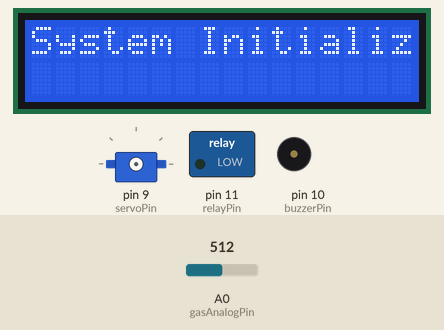
A sketch run on a simulated Arduino Uno, built with avr-gcc and run on an emulated ATmega328P. Parts: 16×2 character LCD, servo, switched loads named in the sketch (green lamp = pin HIGH), buzzer (waves = sounding, pin HIGH). The inputs (shaded band) are chosen by the test bench; at power-on: A0 (gasAnalogPin) = 512. The modem accepts every AT command (registered, SIM ready, sends succeed) and sends nothing else; what the sketch prints to the serial monitor is not drawn.

Above: at 0.1 s.
At 2.1 s:
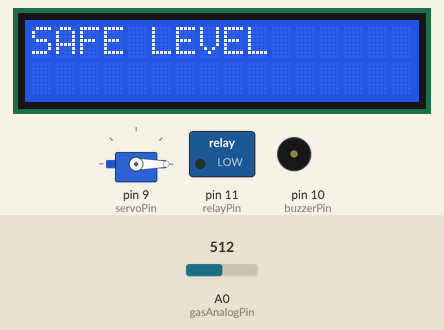
At 3.08 s:
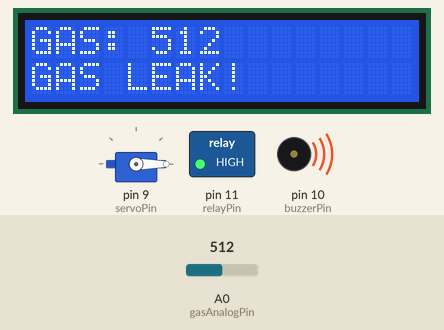
At 3.53 s:
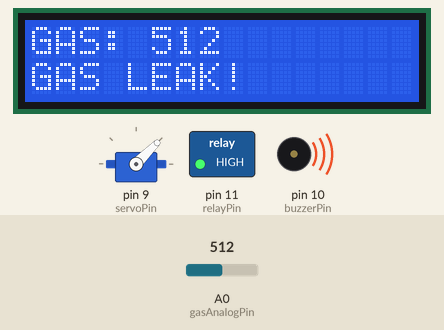
At 4.0 s:
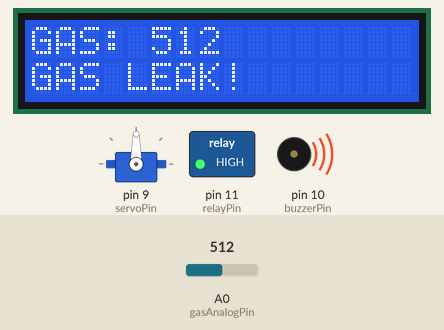
Timing chart, 0 to 5.5 s (numbered marks = the images above):
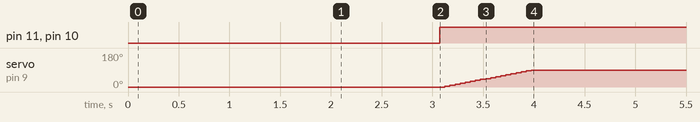

The sketch:

GasLeakDetector.ino
```cpp
/* GasLeakDetector.ino
   Advanced LPG Gas Leakage Detection & Alert System
   - MQ-series gas sensor (analog)
   - 16x2 LCD for local display
   - SG90 servo for valve shutoff
   - Buzzer for local alarm
   - Relay for exhaust fan
   - SIM800L for SMS and call alerts
   NOTE: Replace phone number placeholders and calibrate gasThreshold.
*/

#include <LiquidCrystal.h>
#include <Servo.h>
#include <SoftwareSerial.h>

// Pin definitions (edit to match your wiring)
const int gasAnalogPin = A0;    // MQ sensor analog output
const int servoPin      = 9;    // SG90 servo signal
const int buzzerPin     = 10;   // Active buzzer
const int relayPin      = 11;   // Relay to control fan

// LCD pins (RS, E, D4, D5, D6, D7) - example mapping, change if needed
LiquidCrystal lcd(12, 5, 4, 3, 2, 6);

Servo valveServo;
bool valveClosed = false;

// GSM (SIM800L) on software serial (RX, TX)
SoftwareSerial simSerial(7, 8); // RX, TX

// Phone numbers to notify - replace with actual numbers beginning with country code
const char* phoneNumbers[] = { "+91XXXXXXXXXX" };
const int totalNumbers = sizeof(phoneNumbers) / sizeof(phoneNumbers[0]);

// Threshold - must be calibrated for your sensor/environment
int gasThreshold = 300; // adjust after calibration

void setup() {
  Serial.begin(9600);
  simSerial.begin(9600);

  pinMode(buzzerPin, OUTPUT);
  pinMode(relayPin, OUTPUT);
  digitalWrite(buzzerPin, LOW);
  digitalWrite(relayPin, LOW);

  lcd.begin(16, 2);
  lcd.print("System Initializing");
  delay(2000);
  lcd.clear();
  lcd.print("SAFE LEVEL");
  valveServo.attach(servoPin);
  valveServo.write(0); // open position
  valveClosed = false;
  delay(1000);
}

void loop() {
  int sensorVal = analogRead(gasAnalogPin);
  Serial.print("Gas analog: "); Serial.println(sensorVal);

  lcd.setCursor(0, 0);
  lcd.print("GAS: ");
  lcd.print(sensorVal);
  lcd.print("    ");

  if (sensorVal >= gasThreshold && !valveClosed) {
    Serial.println("ALERT: Gas detected!");
    lcd.setCursor(0, 1);
    lcd.print("GAS LEAK!       ");
    digitalWrite(buzzerPin, HIGH);
    digitalWrite(relayPin, HIGH); // turn on fan
    closeValve();
    send_sms();
    send_call();
  } else if (sensorVal < gasThreshold - 50) {
    digitalWrite(relayPin, LOW);
    digitalWrite(buzzerPin, LOW);
    lcd.setCursor(0, 1);
    lcd.print("SAFE LEVEL      ");
    // Leave valve closed until manual reset if desired
  }

  delay(1000);
}

void closeValve() {
  for (int i = 0; i <= 90; i += 5) {
    valveServo.write(i);
    delay(50);
  }
  valveClosed = true;
}

void send_sms() {
  for (int i = 0; i < totalNumbers; i++) {
    simSerial.println("AT");
    delay(500);
    simSerial.println("ATE0");
    delay(300);
    simSerial.println("AT+CMGF=1");
    delay(500);
    simSerial.print("AT+CMGS=\"");
    simSerial.print(phoneNumbers[i]);
    simSerial.println("\"");
    delay(500);
    simSerial.println("⚠ Alert: Gas leakage detected! Valve shut off ⚠");
    delay(500);
    simSerial.write(26); // Ctrl+Z
    delay(3000);
  }
}

void send_call() {
  for (int i = 0; i < totalNumbers; i++) {
    simSerial.print("ATD");
    simSerial.print(phoneNumbers[i]);
    simSerial.println(";");
    delay(20000); // ring for 20 seconds
    simSerial.println("ATH"); // hang up
    delay(1000);
  }
}
```

Measured:
- by itself, pin 11 (relayPin), pin 10 (buzzerPin): LOW → HIGH at 3.1 s
- by itself, servo on pin 9 (servoPin): moves from 0° to 90° over 0.85 s
- what the display in image 1 shows lasts 1.0 s, from 2.1 s to 3.1 s
